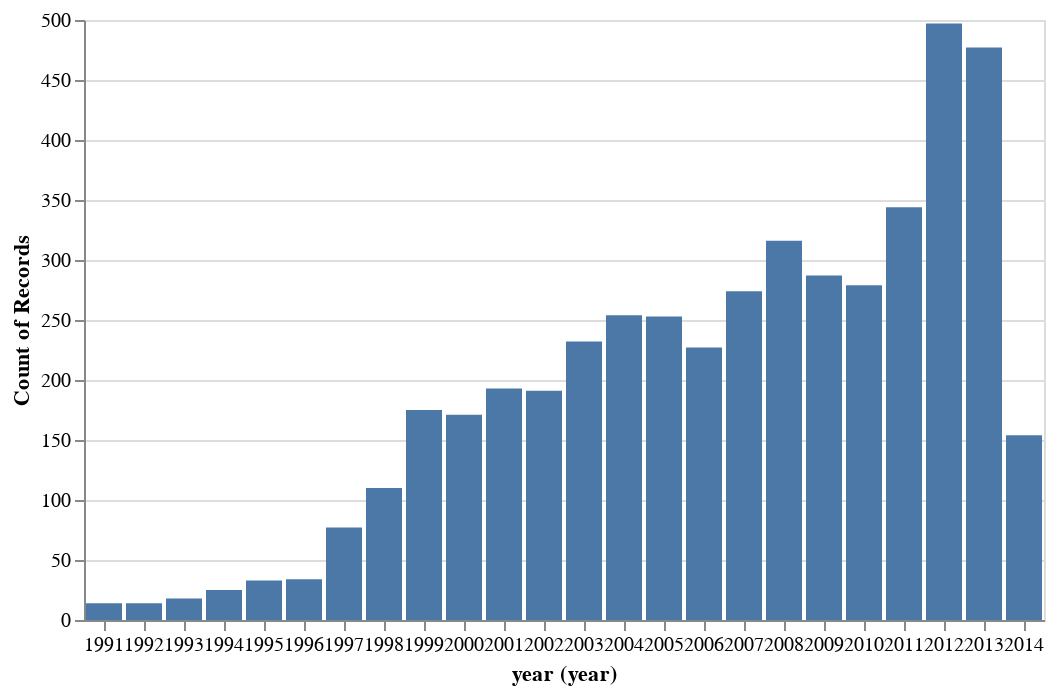

The cell this chart's notebook holds for it:
### Code cell
alt.Chart(df_final).mark_bar().encode(x="year(year):O", y="count()")

### Figure 1 — Vega-Lite specification as saved in the notebook (floating-point values rounded to 4 significant figures; data arrays with more than 128 entries replaced by an {"elided": "..."} marker saying what was removed)
{"config": {"view": {"continuousWidth": 300, "continuousHeight": 300}}, "data": {"name": "data-10114ae89cec1789e417e1418270a1b0"}, "mark": {"type": "bar"}, "encoding": {"x": {"field": "year", "timeUnit": "year", "type": "ordinal"}, "y": {"aggregate": "count", "type": "quantitative"}}, "$schema": "https://vega.github.io/schema/vega-lite/v5.15.1.json", "datasets": {"data-10114ae89cec1789e417e1418270a1b0": {"elided": "4649 records"}}}
